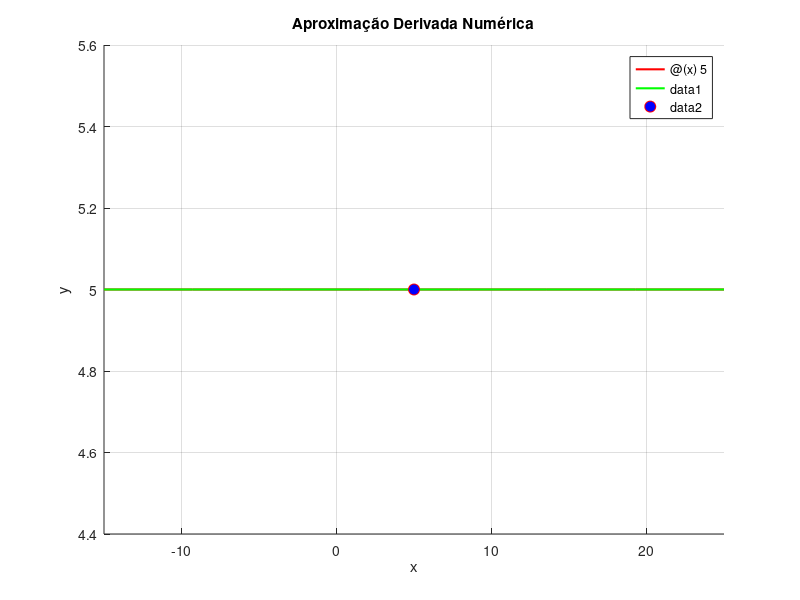

The MATLAB script that drew this image:

funcao_str = input('Digite a função para realizar sua derivada aproximada: ','s');
funcao_func = str2func(['@(x)', funcao_str]);
x0 = input('Digite o valor em x desejado: ');
tol = input('Digite um valor de tolerância h: ');


dif_frente = (funcao_func(x0+tol) - funcao_func(x0))/tol;
dif_tras = (funcao_func(x0) - funcao_func(x0+tol))/tol;
dif_central = (funcao_func(x0+tol) - funcao_func(x0-tol))/(tol*2);
funcao_secante = @(x) dif_central*(x - x0) + funcao_func(x0);

fprintf('\nDiferença para frente: %.5f.\n', dif_frente);
fprintf('Diferença para trás: %.5f\n', dif_tras);
fprintf('Diferença central: %.5f\n', dif_central);

figure;
hold on;
fplot(funcao_func, [x0-20 , x0+20], 'r', 'LineWidth', 1.5);
fplot(funcao_secante, [x0-20, x0+20], 'g', 'LineWidth', 1.5);
plot(x0, funcao_func(x0), 'ro', 'MarkerSize', 8, 'MarkerFaceColor', 'b');
xlabel('x');
ylabel('y');
title('Aproximação Derivada Numérica');
grid('on');
hold off;
